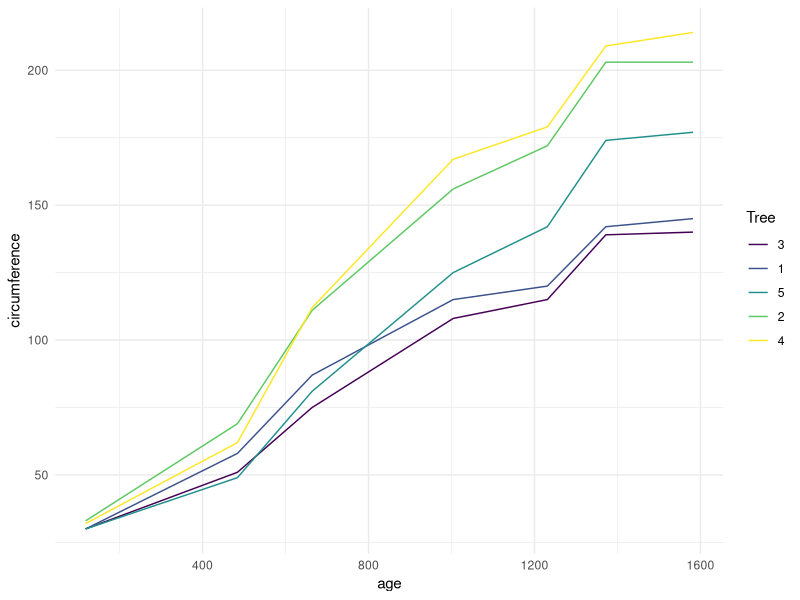

Recreate this plot in R.
## ----setup, include = FALSE---------------------------------------------------
knitr::opts_chunk$set(message = FALSE, warning = FALSE)

if (rlang::is_installed("ggplot2")) {
  run <- TRUE
} else {
  run <- FALSE
}

knitr::opts_chunk$set(
  eval = run
)

## -----------------------------------------------------------------------------
library(broom)
library(tibble)
library(ggplot2)
library(dplyr)
library(tidyr)
library(purrr)

theme_set(theme_minimal())

## -----------------------------------------------------------------------------
data(Orange)

Orange <- as_tibble(Orange)
Orange

## -----------------------------------------------------------------------------
cor(Orange$age, Orange$circumference)

ggplot(Orange, aes(age, circumference, color = Tree)) +
  geom_line()

## ---- message = FALSE, warning = FALSE----------------------------------------
Orange %>%
  group_by(Tree) %>%
  summarize(correlation = cor(age, circumference))

## -----------------------------------------------------------------------------
ct <- cor.test(Orange$age, Orange$circumference)
ct

## -----------------------------------------------------------------------------
tidy(ct)

## -----------------------------------------------------------------------------
nested <- Orange %>%
  nest(data = -Tree)

## -----------------------------------------------------------------------------
nested %>%
  mutate(test = map(data, ~ cor.test(.x$age, .x$circumference)))

## -----------------------------------------------------------------------------
nested %>%
  mutate(
    test = map(data, ~ cor.test(.x$age, .x$circumference)), # S3 list-col
    tidied = map(test, tidy)
  )

## -----------------------------------------------------------------------------
Orange %>%
  nest(data = -Tree) %>%
  mutate(
    test = map(data, ~ cor.test(.x$age, .x$circumference)), # S3 list-col
    tidied = map(test, tidy)
  ) %>%
  unnest(tidied)

## -----------------------------------------------------------------------------
lm_fit <- lm(age ~ circumference, data = Orange)
summary(lm_fit)

## -----------------------------------------------------------------------------
tidy(lm_fit)

## -----------------------------------------------------------------------------
Orange %>%
  nest(data = -Tree) %>%
  mutate(
    fit = map(data, ~ lm(age ~ circumference, data = .x)),
    tidied = map(fit, tidy)
  ) %>%
  unnest(tidied)

## -----------------------------------------------------------------------------
data(mtcars)
mtcars <- as_tibble(mtcars) # to play nicely with list-cols
mtcars

mtcars %>%
  nest(data = -am) %>%
  mutate(
    fit = map(data, ~ lm(wt ~ mpg + qsec + gear, data = .x)), # S3 list-col
    tidied = map(fit, tidy)
  ) %>%
  unnest(tidied)

## -----------------------------------------------------------------------------
regressions <- mtcars %>%
  nest(data = -am) %>%
  mutate(
    fit = map(data, ~ lm(wt ~ mpg + qsec + gear, data = .x)),
    tidied = map(fit, tidy),
    glanced = map(fit, glance),
    augmented = map(fit, augment)
  )

regressions %>%
  unnest(tidied)

regressions %>%
  unnest(glanced)

regressions %>%
  unnest(augmented)

